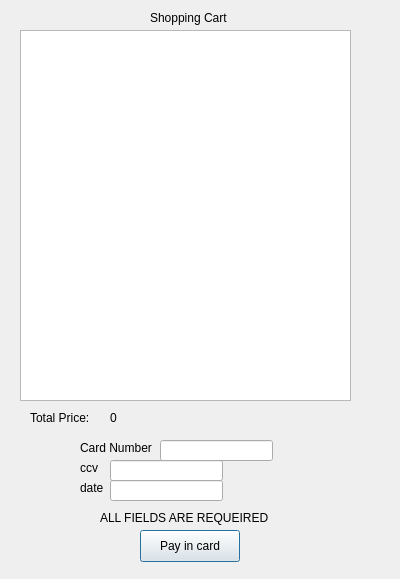
<?xml version="1.0" encoding="UTF-8"?>
<ui version="4.0">
 <class>checkout</class>
 <widget class="QDialog" name="checkout">
  <property name="geometry">
   <rect>
    <x>0</x>
    <y>0</y>
    <width>400</width>
    <height>579</height>
   </rect>
  </property>
  <property name="windowTitle">
   <string>Dialog</string>
  </property>
  <widget class="QLabel" name="label">
   <property name="geometry">
    <rect>
     <x>150</x>
     <y>10</y>
     <width>91</width>
     <height>16</height>
    </rect>
   </property>
   <property name="text">
    <string>Shopping Cart</string>
   </property>
  </widget>
  <widget class="QTableWidget" name="tableWidget">
   <property name="geometry">
    <rect>
     <x>20</x>
     <y>30</y>
     <width>331</width>
     <height>371</height>
    </rect>
   </property>
  </widget>
  <widget class="QLabel" name="label_2">
   <property name="geometry">
    <rect>
     <x>30</x>
     <y>410</y>
     <width>71</width>
     <height>16</height>
    </rect>
   </property>
   <property name="text">
    <string>Total Price:</string>
   </property>
  </widget>
  <widget class="QLabel" name="label_price">
   <property name="geometry">
    <rect>
     <x>110</x>
     <y>410</y>
     <width>51</width>
     <height>16</height>
    </rect>
   </property>
   <property name="text">
    <string>0</string>
   </property>
  </widget>
  <widget class="QLabel" name="label_price_2">
   <property name="geometry">
    <rect>
     <x>80</x>
     <y>440</y>
     <width>81</width>
     <height>16</height>
    </rect>
   </property>
   <property name="text">
    <string>Card Number</string>
   </property>
  </widget>
  <widget class="QLabel" name="label_price_3">
   <property name="geometry">
    <rect>
     <x>80</x>
     <y>460</y>
     <width>81</width>
     <height>16</height>
    </rect>
   </property>
   <property name="text">
    <string>ccv</string>
   </property>
  </widget>
  <widget class="QLabel" name="label_price_4">
   <property name="geometry">
    <rect>
     <x>80</x>
     <y>480</y>
     <width>81</width>
     <height>16</height>
    </rect>
   </property>
   <property name="text">
    <string>date</string>
   </property>
  </widget>
  <widget class="QLineEdit" name="lineEdit">
   <property name="geometry">
    <rect>
     <x>160</x>
     <y>440</y>
     <width>113</width>
     <height>21</height>
    </rect>
   </property>
  </widget>
  <widget class="QLineEdit" name="lineEdit_2">
   <property name="geometry">
    <rect>
     <x>110</x>
     <y>460</y>
     <width>113</width>
     <height>21</height>
    </rect>
   </property>
  </widget>
  <widget class="QLineEdit" name="lineEdit_3">
   <property name="geometry">
    <rect>
     <x>110</x>
     <y>480</y>
     <width>113</width>
     <height>21</height>
    </rect>
   </property>
  </widget>
  <widget class="QPushButton" name="pushButton">
   <property name="geometry">
    <rect>
     <x>140</x>
     <y>530</y>
     <width>100</width>
     <height>32</height>
    </rect>
   </property>
   <property name="text">
    <string>Pay in card</string>
   </property>
  </widget>
  <widget class="QLabel" name="label_3">
   <property name="geometry">
    <rect>
     <x>100</x>
     <y>510</y>
     <width>171</width>
     <height>16</height>
    </rect>
   </property>
   <property name="text">
    <string>ALL FIELDS ARE REQUEIRED</string>
   </property>
  </widget>
 </widget>
 <resources/>
 <connections/>
</ui>
